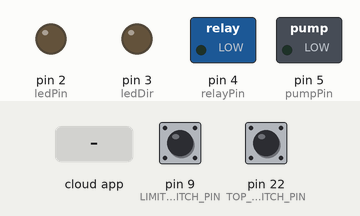
The sketch below on a simulated Arduino Mega 2560, built with avr-gcc and run on an emulated ATmega2560. On the bench: switched loads named in the sketch (green lamp = pin HIGH), output pins drawn as LEDs (lit = HIGH). The test bench sets the inputs (shaded band); at power-on: pin 9 (LIMIT_SWITCH_PIN) HIGH, pin 22 (TOP_LIMIT_SWITCH_PIN) HIGH. The ROS host is connected and sends only what is stated.

Above: at 1.2 s.
1.3 s: the phone or cloud app sets base_led_brightness to 45
At 2.4 s:
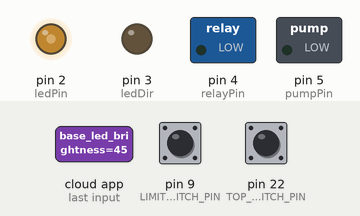
2.8 s: the phone or cloud app sets endeffector_led to 1
At 3.6 s:
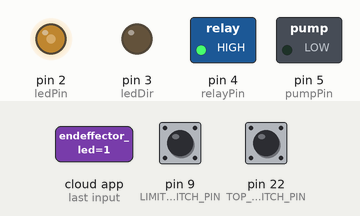
4.3 s: the phone or cloud app sets pump to 1
At 4.8 s:
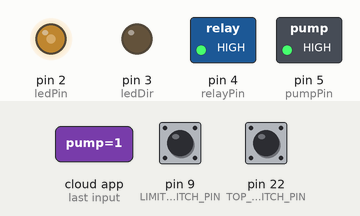
5.8 s: the phone or cloud app sets base_led_brightness to 0
At 6.8 s:
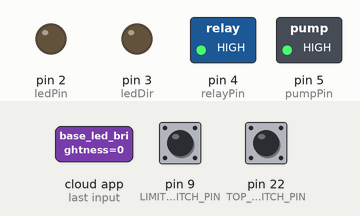
7.3 s: the phone or cloud app sets endeffector_led to 0
At 8.0 s:
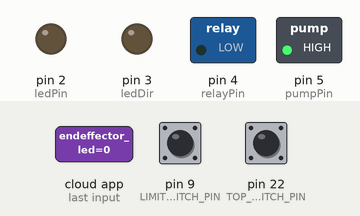
8.8 s: the phone or cloud app sets base_led_brightness to 90
At 9.2 s:
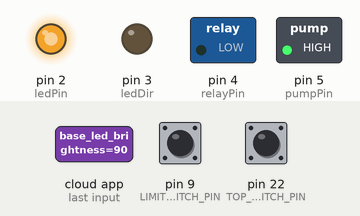
Timing chart, 0 to 11.3 s (numbered marks = the images above; inputs shaded):
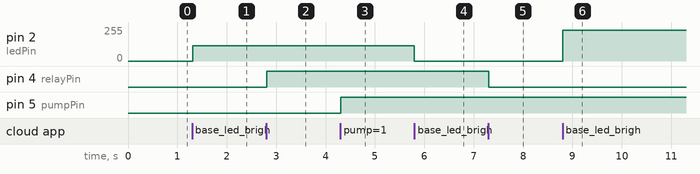

The sketch:

teensyCodeforPump_baseLed_effectorLed.ino
```cpp
#include <ros.h>
#include <std_msgs/Int32.h>
#include <std_msgs/Bool.h>
#include <std_msgs/Float32.h>

#define LIMIT_SWITCH_PIN 9  // Limit switch connected to D7 (Interrupt Pin)
#define TOP_LIMIT_SWITCH_PIN 22
// Define pins
const int ledPin = 2;       // PWM pin for LED brightness control
const int ledDir = 3;       // Direction pin for the LED (optional)
const int relayPin = 4;     // Relay control pin (End-effector LED)
const int pumpPin = 5;      // Pump control pin
volatile bool switchPressed = false;  // Flag for switch state
volatile bool switchPressedTop = false;

std_msgs::Bool switch_top_msg;
std_msgs::Bool switch_msg;

// ROS NodeHandle
ros::NodeHandle nh;
ros::Publisher switch_top_pub("top_limit_switch_state", &switch_top_msg);
ros::Publisher switch_pub("limit_switch_state", &switch_msg);

// Callback for /led_brightness topic
void brightnessCallback(const std_msgs::Int32 &msg) {
  // Constrain the input value between 0 and 100
  int inputBrightness = constrain(msg.data, 0, 100);

  // Map the brightness value from 0-100 to 0-255
  int pwmValue = map(inputBrightness, 0, 100, 0, 255);

  // Set the direction and brightness of the LED
  digitalWrite(ledDir, LOW);  // Optional if direction control is needed
  analogWrite(ledPin, pwmValue);
}

// Callback for /endeffector_led topic
void endEffectorCallback(const std_msgs::Bool &msg) {
  if (msg.data) {
    digitalWrite(relayPin, HIGH); // Turn ON the relay
  } else {
    digitalWrite(relayPin, LOW);  // Turn OFF the relay
  }
}

// Callback for /pump topic
void pumpCallback(const std_msgs::Bool &msg) {
  if (msg.data) {
    digitalWrite(pumpPin, HIGH); // Turn ON the pump
  } else {
    digitalWrite(pumpPin, LOW);  // Turn OFF the pump
  }
}

// ROS Subscribers
ros::Subscriber<std_msgs::Int32> brightness_sub("/base_led_brightness", &brightnessCallback);
ros::Subscriber<std_msgs::Bool> endeffector_sub("/endeffector_led", &endEffectorCallback);
ros::Subscriber<std_msgs::Bool> pump_sub("/pump", &pumpCallback);

void setup() {

  // Initialize pins
  pinMode(ledPin, OUTPUT);
  pinMode(ledDir, OUTPUT);
  pinMode(relayPin, OUTPUT);
  pinMode(pumpPin, OUTPUT);
  pinMode(LIMIT_SWITCH_PIN, INPUT_PULLUP);  // Enable internal pull-up resistor
  pinMode(TOP_LIMIT_SWITCH_PIN, INPUT_PULLUP);
  // Ensure initial states
  digitalWrite(ledDir, LOW);  // Direction LOW initially
  digitalWrite(relayPin, LOW); // Relay OFF initially
  digitalWrite(pumpPin, LOW);  // Pump OFF initially

  // Initialize ROS
  nh.initNode();
  nh.subscribe(brightness_sub);
  nh.subscribe(endeffector_sub);
  nh.subscribe(pump_sub);
  nh.advertise(switch_pub);
  nh.advertise(switch_top_pub);

}

void loop() {

  // Handle ROS communication
  switchPressedTop = digitalRead(TOP_LIMIT_SWITCH_PIN);
  switchPressed = digitalRead(LIMIT_SWITCH_PIN);  // True when pressed, false when released
  // Publish Limit Switch State
  switch_top_msg.data = switchPressedTop;
  switch_msg.data = switchPressed;
  switch_top_pub.publish(&switch_top_msg);
  switch_pub.publish(&switch_msg);
  nh.spinOnce();
  delay(10);
}
```

Measured:
- after the input at 1.3 s, pin 2 (ledPin): 0/255 → 114/255 at once
- after the input at 2.8 s, pin 4 (relayPin): LOW → HIGH at once
- after the input at 4.3 s, pin 5 (pumpPin): LOW → HIGH at once
- after the input at 5.8 s, pin 2 (ledPin): 114/255 → 0/255 at once
- after the input at 7.3 s, pin 4 (relayPin): HIGH → LOW at once
- after the input at 8.8 s, pin 2 (ledPin): 0/255 → 229/255 at once
